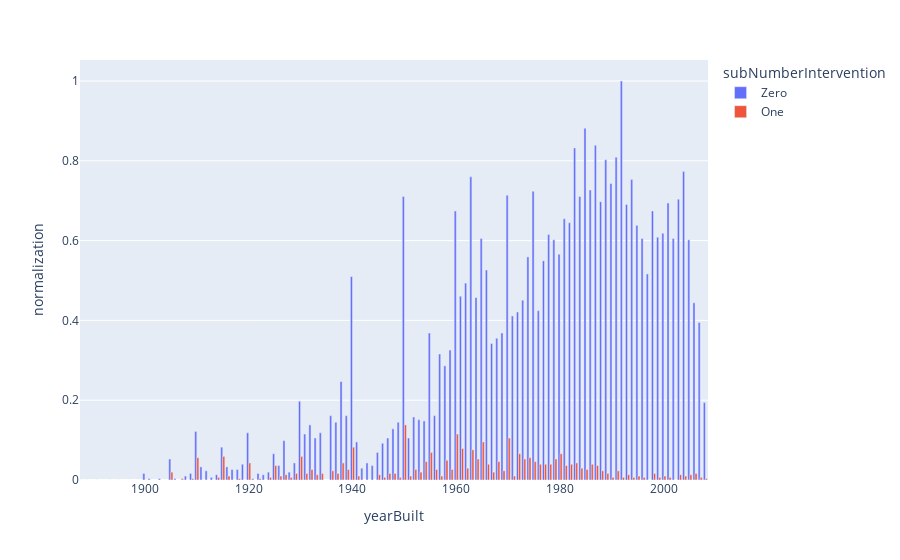

Notebook code for this chart:
### Markdown cell above
### Exploring Yearbuilt w.r.t Subnumber Interventions

### Code cell
#Importing required libraries
import pandas as pd
import plotly.express as px

import warnings
warnings.filterwarnings('ignore')

#Reading the data
df = pd.read_csv('nebraska_deep.csv')
#print(df.columns)

#Removing the duplicates
df.drop_duplicates(subset=['structureNumber'], keep='last', inplace=True)

#Replcaing the int values to strings
df['subNumberIntervention']=df['subNumberIntervention'].replace([0.0,1.0,2.0,3.0], ['Zero','One','One', 'One'])

#Removing the outliers
df2 = df[df.yearBuilt >= 500]
df2 = df2[df2.yearBuilt != 1935]

#Subsetting and normalizing the dataframe 
df3=df2.groupby(['yearBuilt','subNumberIntervention'])['yearBuilt'].count().to_frame()
df3 = df3.rename({'yearBuilt': 'count'}, axis=1)
df3=df3.reset_index()
df7=df3
df7['normalization']=(df7['count']-df7['count'].min()) / (df7['count'].max()-df7['count'].min())
df4 = df3[df3.subNumberIntervention != 'One']
df4['normalization']=(df4['count']-df4['count'].min()) / (df4['count'].max()-df4['count'].min())
df5=df3[df3.subNumberIntervention != 'Zero']
df5['normalization']=(df5['count']-df5['count'].min()) / (df5['count'].max()-df5['count'].min())
df6=df4.append(df5, ignore_index=True)

#Plotting
fig = px.bar(df7, x='yearBuilt',y='normalization',color='subNumberIntervention',barmode="group" )
fig.show()
